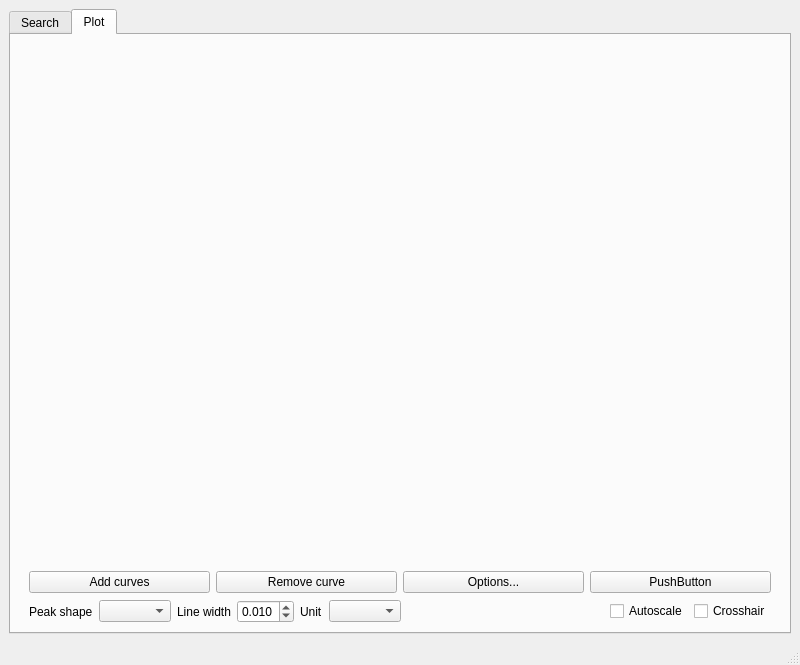
<?xml version="1.0" encoding="UTF-8"?>
<ui version="4.0">
 <class>MainWindow</class>
 <widget class="QMainWindow" name="MainWindow">
  <property name="geometry">
   <rect>
    <x>0</x>
    <y>0</y>
    <width>800</width>
    <height>665</height>
   </rect>
  </property>
  <property name="windowTitle">
   <string>MainWindow</string>
  </property>
  <widget class="QWidget" name="centralwidget">
   <layout class="QVBoxLayout" name="verticalLayout">
    <item>
     <widget class="QTabWidget" name="tabWidget_2">
      <property name="currentIndex">
       <number>1</number>
      </property>
      <widget class="QWidget" name="tab_search">
       <attribute name="title">
        <string>Search</string>
       </attribute>
       <layout class="QVBoxLayout" name="verticalLayout_9">
        <item>
         <widget class="QGroupBox" name="groupBox">
          <property name="sizePolicy">
           <sizepolicy hsizetype="Preferred" vsizetype="Maximum">
            <horstretch>0</horstretch>
            <verstretch>0</verstretch>
           </sizepolicy>
          </property>
          <property name="title">
           <string>Search COD (basic search)</string>
          </property>
          <layout class="QGridLayout" name="gridLayout">
           <item row="1" column="1">
            <widget class="QLineEdit" name="lineEdit_formula">
             <property name="toolTip">
              <string>&lt;html&gt;&lt;head/&gt;&lt;body&gt;&lt;p&gt;Chemical formula in Hill notation&lt;/p&gt;&lt;p&gt;E.g. &amp;quot;H2 O4 S&amp;quot;, &amp;quot;C2 H5 Br&amp;quot; without quotation marks&lt;/p&gt;&lt;/body&gt;&lt;/html&gt;</string>
             </property>
            </widget>
           </item>
           <item row="3" column="4">
            <widget class="QSpinBox" name="spinBox_maxelements">
             <property name="toolTip">
              <string>&lt;html&gt;&lt;head/&gt;&lt;body&gt;&lt;p&gt;Maximum this many elements in the compound&lt;/p&gt;&lt;/body&gt;&lt;/html&gt;</string>
             </property>
             <property name="minimum">
              <number>0</number>
             </property>
             <property name="maximum">
              <number>50</number>
             </property>
             <property name="value">
              <number>0</number>
             </property>
            </widget>
           </item>
           <item row="0" column="1">
            <widget class="QLineEdit" name="lineEdit_cod_id">
             <property name="toolTip">
              <string>&lt;html&gt;&lt;head/&gt;&lt;body&gt;&lt;p&gt;Seven-digit COD ID&lt;/p&gt;&lt;/body&gt;&lt;/html&gt;</string>
             </property>
             <property name="inputMask">
              <string>0000000</string>
             </property>
             <property name="text">
              <string/>
             </property>
             <property name="maxLength">
              <number>7</number>
             </property>
             <property name="placeholderText">
              <string>0000000</string>
             </property>
             <property name="cursorMoveStyle">
              <enum>Qt::VisualMoveStyle</enum>
             </property>
             <property name="clearButtonEnabled">
              <bool>true</bool>
             </property>
            </widget>
           </item>
           <item row="2" column="4">
            <widget class="QLineEdit" name="lineEdit_notelements">
             <property name="toolTip">
              <string>&lt;html&gt;&lt;head/&gt;&lt;body&gt;&lt;p&gt;A list of comma separated element names. E.g. Pt,Au&lt;/p&gt;&lt;/body&gt;&lt;/html&gt;</string>
             </property>
            </widget>
           </item>
           <item row="4" column="4">
            <widget class="QPushButton" name="pushButton_reset">
             <property name="text">
              <string>Reset</string>
             </property>
            </widget>
           </item>
           <item row="1" column="0">
            <widget class="QLabel" name="label_6">
             <property name="text">
              <string>Formula</string>
             </property>
            </widget>
           </item>
           <item row="2" column="0">
            <widget class="QLabel" name="label_3">
             <property name="text">
              <string>Elements</string>
             </property>
            </widget>
           </item>
           <item row="2" column="5">
            <spacer name="horizontalSpacer">
             <property name="orientation">
              <enum>Qt::Horizontal</enum>
             </property>
             <property name="sizeHint" stdset="0">
              <size>
               <width>40</width>
               <height>20</height>
              </size>
             </property>
            </spacer>
           </item>
           <item row="3" column="1">
            <widget class="QSpinBox" name="spinBox_minelements">
             <property name="toolTip">
              <string>&lt;html&gt;&lt;head/&gt;&lt;body&gt;&lt;p&gt;Minimum this many elements in the compound&lt;/p&gt;&lt;/body&gt;&lt;/html&gt;</string>
             </property>
             <property name="minimum">
              <number>0</number>
             </property>
             <property name="maximum">
              <number>10</number>
             </property>
             <property name="value">
              <number>0</number>
             </property>
            </widget>
           </item>
           <item row="0" column="0">
            <widget class="QLabel" name="label_5">
             <property name="text">
              <string>COD ID</string>
             </property>
            </widget>
           </item>
           <item row="2" column="1">
            <widget class="QLineEdit" name="lineEdit_elements">
             <property name="toolTip">
              <string>&lt;html&gt;&lt;head/&gt;&lt;body&gt;&lt;p&gt;A list of comma separated element names. E.g. Al,Cu,Si&lt;/p&gt;&lt;/body&gt;&lt;/html&gt;</string>
             </property>
            </widget>
           </item>
           <item row="2" column="3">
            <widget class="QLabel" name="label_4">
             <property name="text">
              <string>Excluded elements</string>
             </property>
            </widget>
           </item>
           <item row="3" column="0">
            <widget class="QLabel" name="label">
             <property name="text">
              <string>Min. elements</string>
             </property>
            </widget>
           </item>
           <item row="4" column="1">
            <widget class="QPushButton" name="pushButton_search">
             <property name="text">
              <string>Search</string>
             </property>
            </widget>
           </item>
           <item row="2" column="2">
            <spacer name="horizontalSpacer_2">
             <property name="orientation">
              <enum>Qt::Horizontal</enum>
             </property>
             <property name="sizeHint" stdset="0">
              <size>
               <width>40</width>
               <height>20</height>
              </size>
             </property>
            </spacer>
           </item>
           <item row="3" column="3">
            <widget class="QLabel" name="label_2">
             <property name="text">
              <string>Max. elements</string>
             </property>
            </widget>
           </item>
          </layout>
         </widget>
        </item>
        <item>
         <widget class="QTabWidget" name="tabWidget">
          <property name="currentIndex">
           <number>0</number>
          </property>
          <property name="tabBarAutoHide">
           <bool>false</bool>
          </property>
          <widget class="QWidget" name="tab_results">
           <attribute name="title">
            <string>Results</string>
           </attribute>
           <layout class="QVBoxLayout" name="verticalLayout_4">
            <item>
             <widget class="QWidget" name="widget_2" native="true">
              <layout class="QHBoxLayout" name="horizontalLayout">
               <property name="leftMargin">
                <number>0</number>
               </property>
               <property name="topMargin">
                <number>0</number>
               </property>
               <property name="rightMargin">
                <number>0</number>
               </property>
               <property name="bottomMargin">
                <number>0</number>
               </property>
               <item>
                <widget class="QSplitter" name="splitter">
                 <property name="orientation">
                  <enum>Qt::Horizontal</enum>
                 </property>
                 <widget class="QWidget" name="widget" native="true">
                  <property name="sizePolicy">
                   <sizepolicy hsizetype="Preferred" vsizetype="Preferred">
                    <horstretch>0</horstretch>
                    <verstretch>0</verstretch>
                   </sizepolicy>
                  </property>
                  <layout class="QVBoxLayout" name="verticalLayout_2">
                   <property name="leftMargin">
                    <number>0</number>
                   </property>
                   <property name="topMargin">
                    <number>0</number>
                   </property>
                   <property name="rightMargin">
                    <number>0</number>
                   </property>
                   <property name="bottomMargin">
                    <number>0</number>
                   </property>
                   <item>
                    <widget class="QLabel" name="label_8">
                     <property name="text">
                      <string>Search results</string>
                     </property>
                    </widget>
                   </item>
                   <item>
                    <widget class="QTableWidget" name="tableWidget"/>
                   </item>
                  </layout>
                 </widget>
                 <widget class="QWidget" name="widget_2" native="true">
                  <layout class="QVBoxLayout" name="verticalLayout_3">
                   <property name="leftMargin">
                    <number>0</number>
                   </property>
                   <property name="topMargin">
                    <number>0</number>
                   </property>
                   <property name="rightMargin">
                    <number>0</number>
                   </property>
                   <property name="bottomMargin">
                    <number>0</number>
                   </property>
                   <item>
                    <widget class="QLabel" name="label_7">
                     <property name="text">
                      <string>Detailed view</string>
                     </property>
                    </widget>
                   </item>
                   <item>
                    <widget class="QTableWidget" name="tableWidget_detail"/>
                   </item>
                  </layout>
                 </widget>
                </widget>
               </item>
              </layout>
             </widget>
            </item>
            <item>
             <widget class="QWidget" name="widget_6" native="true">
              <property name="sizePolicy">
               <sizepolicy hsizetype="Preferred" vsizetype="Maximum">
                <horstretch>0</horstretch>
                <verstretch>0</verstretch>
               </sizepolicy>
              </property>
              <layout class="QHBoxLayout" name="horizontalLayout_3">
               <property name="leftMargin">
                <number>0</number>
               </property>
               <property name="topMargin">
                <number>0</number>
               </property>
               <property name="rightMargin">
                <number>0</number>
               </property>
               <property name="bottomMargin">
                <number>0</number>
               </property>
               <item>
                <widget class="QPushButton" name="pushButton_add_to_selected">
                 <property name="text">
                  <string>Add to selected</string>
                 </property>
                </widget>
               </item>
               <item>
                <spacer name="horizontalSpacer_4">
                 <property name="orientation">
                  <enum>Qt::Horizontal</enum>
                 </property>
                 <property name="sizeHint" stdset="0">
                  <size>
                   <width>40</width>
                   <height>20</height>
                  </size>
                 </property>
                </spacer>
               </item>
               <item>
                <widget class="QPushButton" name="pushButton_download_all">
                 <property name="text">
                  <string>Download all</string>
                 </property>
                </widget>
               </item>
              </layout>
             </widget>
            </item>
           </layout>
          </widget>
          <widget class="QWidget" name="tab_selected">
           <attribute name="title">
            <string>Selected</string>
           </attribute>
           <layout class="QVBoxLayout" name="verticalLayout_7">
            <item>
             <widget class="QWidget" name="widget_3" native="true">
              <layout class="QVBoxLayout" name="verticalLayout_8">
               <property name="leftMargin">
                <number>0</number>
               </property>
               <property name="topMargin">
                <number>0</number>
               </property>
               <property name="rightMargin">
                <number>0</number>
               </property>
               <property name="bottomMargin">
                <number>0</number>
               </property>
               <item>
                <widget class="QSplitter" name="splitter_2">
                 <property name="orientation">
                  <enum>Qt::Horizontal</enum>
                 </property>
                 <widget class="QWidget" name="widget_4" native="true">
                  <property name="sizePolicy">
                   <sizepolicy hsizetype="Preferred" vsizetype="Preferred">
                    <horstretch>0</horstretch>
                    <verstretch>0</verstretch>
                   </sizepolicy>
                  </property>
                  <layout class="QVBoxLayout" name="verticalLayout_5">
                   <property name="leftMargin">
                    <number>0</number>
                   </property>
                   <property name="topMargin">
                    <number>0</number>
                   </property>
                   <property name="rightMargin">
                    <number>0</number>
                   </property>
                   <property name="bottomMargin">
                    <number>0</number>
                   </property>
                   <item>
                    <widget class="QLabel" name="label_9">
                     <property name="text">
                      <string>Selected CIFs</string>
                     </property>
                    </widget>
                   </item>
                   <item>
                    <widget class="QTableWidget" name="tableWidget_selected">
                     <property name="sizePolicy">
                      <sizepolicy hsizetype="Expanding" vsizetype="Expanding">
                       <horstretch>0</horstretch>
                       <verstretch>0</verstretch>
                      </sizepolicy>
                     </property>
                    </widget>
                   </item>
                  </layout>
                 </widget>
                 <widget class="QWidget" name="widget_5" native="true">
                  <layout class="QVBoxLayout" name="verticalLayout_6">
                   <property name="leftMargin">
                    <number>0</number>
                   </property>
                   <property name="topMargin">
                    <number>0</number>
                   </property>
                   <property name="rightMargin">
                    <number>0</number>
                   </property>
                   <property name="bottomMargin">
                    <number>0</number>
                   </property>
                   <item>
                    <widget class="QLabel" name="label_10">
                     <property name="text">
                      <string>Detailed view</string>
                     </property>
                    </widget>
                   </item>
                   <item>
                    <widget class="QTableWidget" name="tableWidget_selected_detail">
                     <property name="sizePolicy">
                      <sizepolicy hsizetype="Expanding" vsizetype="Expanding">
                       <horstretch>0</horstretch>
                       <verstretch>0</verstretch>
                      </sizepolicy>
                     </property>
                    </widget>
                   </item>
                  </layout>
                 </widget>
                </widget>
               </item>
               <item>
                <widget class="QWidget" name="widget_7" native="true">
                 <property name="sizePolicy">
                  <sizepolicy hsizetype="Preferred" vsizetype="Maximum">
                   <horstretch>0</horstretch>
                   <verstretch>0</verstretch>
                  </sizepolicy>
                 </property>
                 <layout class="QHBoxLayout" name="horizontalLayout_4">
                  <property name="leftMargin">
                   <number>0</number>
                  </property>
                  <property name="topMargin">
                   <number>0</number>
                  </property>
                  <property name="rightMargin">
                   <number>0</number>
                  </property>
                  <property name="bottomMargin">
                   <number>0</number>
                  </property>
                  <item>
                   <widget class="QPushButton" name="pushButton_remove_from_selected">
                    <property name="text">
                     <string>Remove from selected</string>
                    </property>
                   </widget>
                  </item>
                  <item>
                   <spacer name="horizontalSpacer_6">
                    <property name="orientation">
                     <enum>Qt::Horizontal</enum>
                    </property>
                    <property name="sizeHint" stdset="0">
                     <size>
                      <width>40</width>
                      <height>20</height>
                     </size>
                    </property>
                   </spacer>
                  </item>
                  <item>
                   <widget class="QPushButton" name="pushButton_download_selected">
                    <property name="text">
                     <string>Download selected</string>
                    </property>
                   </widget>
                  </item>
                 </layout>
                </widget>
               </item>
              </layout>
             </widget>
            </item>
           </layout>
          </widget>
         </widget>
        </item>
       </layout>
      </widget>
      <widget class="QWidget" name="tab_plot">
       <attribute name="title">
        <string>Plot</string>
       </attribute>
       <layout class="QVBoxLayout" name="verticalLayout_10">
        <item>
         <widget class="GraphicsLayoutWidget" name="graphicsLayoutWidget" native="true"/>
        </item>
        <item>
         <widget class="QWidget" name="widget_9" native="true">
          <property name="sizePolicy">
           <sizepolicy hsizetype="Preferred" vsizetype="Maximum">
            <horstretch>0</horstretch>
            <verstretch>0</verstretch>
           </sizepolicy>
          </property>
          <layout class="QHBoxLayout" name="horizontalLayout_5">
           <property name="topMargin">
            <number>1</number>
           </property>
           <property name="bottomMargin">
            <number>1</number>
           </property>
           <item>
            <widget class="QPushButton" name="pushButton_add">
             <property name="text">
              <string>Add curves</string>
             </property>
            </widget>
           </item>
           <item>
            <widget class="QPushButton" name="pushButton_delete">
             <property name="text">
              <string>Remove curve</string>
             </property>
            </widget>
           </item>
           <item>
            <widget class="QPushButton" name="pushButton_plot_options">
             <property name="text">
              <string>Options...</string>
             </property>
            </widget>
           </item>
           <item>
            <widget class="QPushButton" name="pushButton_4">
             <property name="text">
              <string>PushButton</string>
             </property>
            </widget>
           </item>
          </layout>
         </widget>
        </item>
        <item>
         <widget class="QWidget" name="widget_8" native="true">
          <property name="sizePolicy">
           <sizepolicy hsizetype="Preferred" vsizetype="Maximum">
            <horstretch>0</horstretch>
            <verstretch>0</verstretch>
           </sizepolicy>
          </property>
          <layout class="QHBoxLayout" name="horizontalLayout_2">
           <property name="topMargin">
            <number>0</number>
           </property>
           <property name="bottomMargin">
            <number>0</number>
           </property>
           <item>
            <widget class="QLabel" name="label_11">
             <property name="text">
              <string>Peak shape</string>
             </property>
            </widget>
           </item>
           <item>
            <widget class="QComboBox" name="comboBox_peak_shape"/>
           </item>
           <item>
            <widget class="QLabel" name="label_12">
             <property name="text">
              <string>Line width</string>
             </property>
            </widget>
           </item>
           <item>
            <widget class="QDoubleSpinBox" name="doubleSpinBox_peak_width">
             <property name="decimals">
              <number>3</number>
             </property>
             <property name="minimum">
              <double>0.001000000000000</double>
             </property>
             <property name="maximum">
              <double>1.000000000000000</double>
             </property>
             <property name="value">
              <double>0.010000000000000</double>
             </property>
            </widget>
           </item>
           <item>
            <widget class="QLabel" name="label_13">
             <property name="text">
              <string>Unit</string>
             </property>
            </widget>
           </item>
           <item>
            <widget class="QComboBox" name="comboBox_unit"/>
           </item>
           <item>
            <spacer name="horizontalSpacer_3">
             <property name="orientation">
              <enum>Qt::Horizontal</enum>
             </property>
             <property name="sizeHint" stdset="0">
              <size>
               <width>40</width>
               <height>20</height>
              </size>
             </property>
            </spacer>
           </item>
           <item>
            <widget class="QCheckBox" name="checkBox_autoscale">
             <property name="text">
              <string>Autoscale</string>
             </property>
            </widget>
           </item>
           <item>
            <widget class="QCheckBox" name="checkBox_crosshair">
             <property name="cursor">
              <cursorShape>ArrowCursor</cursorShape>
             </property>
             <property name="text">
              <string>Crosshair</string>
             </property>
            </widget>
           </item>
          </layout>
         </widget>
        </item>
       </layout>
      </widget>
     </widget>
    </item>
   </layout>
  </widget>
  <widget class="QMenuBar" name="menubar">
   <property name="geometry">
    <rect>
     <x>0</x>
     <y>0</y>
     <width>800</width>
     <height>22</height>
    </rect>
   </property>
  </widget>
  <widget class="QStatusBar" name="statusbar"/>
 </widget>
 <customwidgets>
  <customwidget>
   <class>GraphicsLayoutWidget</class>
   <extends>QWidget</extends>
   <header>pyqtgraph</header>
   <container>1</container>
  </customwidget>
 </customwidgets>
 <resources/>
 <connections/>
</ui>
